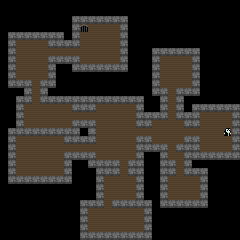

A 2D game scene composited from a Tiled map and its tileset images. What follows is a short description and the map's XML, with each tile layer's data collapsed to a summary:
An orthogonal 30x30 tile map with 8x8 px tiles, 2 tile layers (Layer 1, New Layer).

<map version="1.0" orientation="orthogonal" width="30" height="30" tilewidth="8" tileheight="8">
 <tileset firstgid="1" name="tile-wall" tilewidth="8" tileheight="8">
  <image source="tile-wall.png" width="128" height="64" />
 </tileset>
 <layer name="Layer 1" width="30" height="30">
  <data>[900 cells, 900 non-empty, 2 distinct tile ids]</data>
 </layer>
 <layer name="New Layer" width="30" height="30">
  <data>[900 cells, 651 non-empty, 5 distinct tile ids]</data>
 </layer>
</map>
